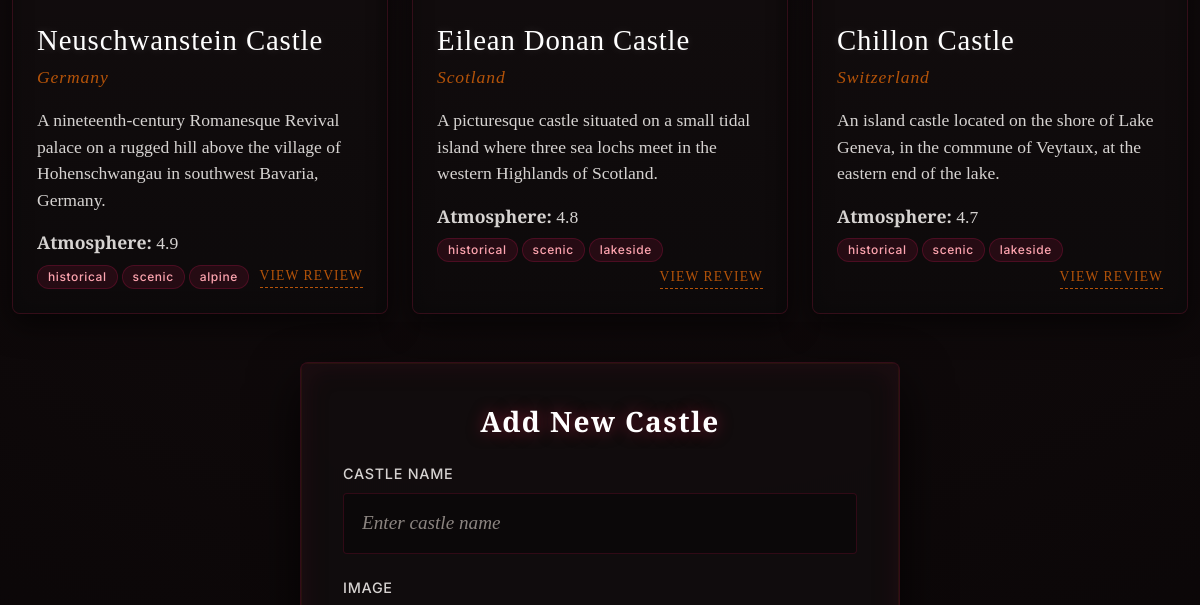
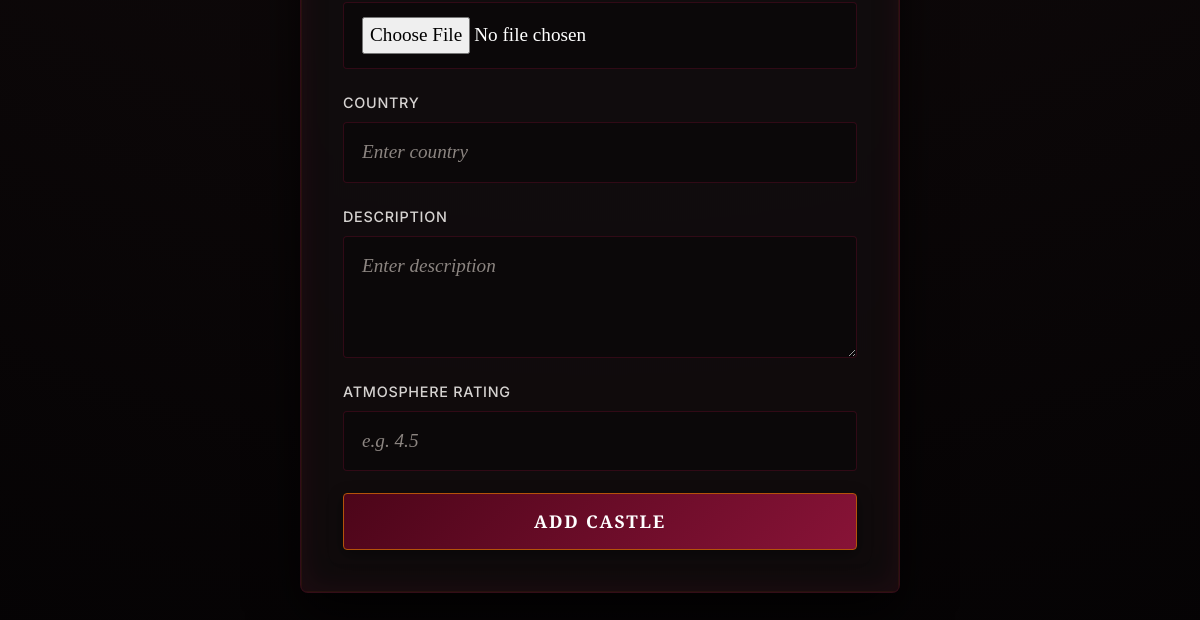
Before: /home/ (lower part) with the older database file (2 pictures, top to bottom).
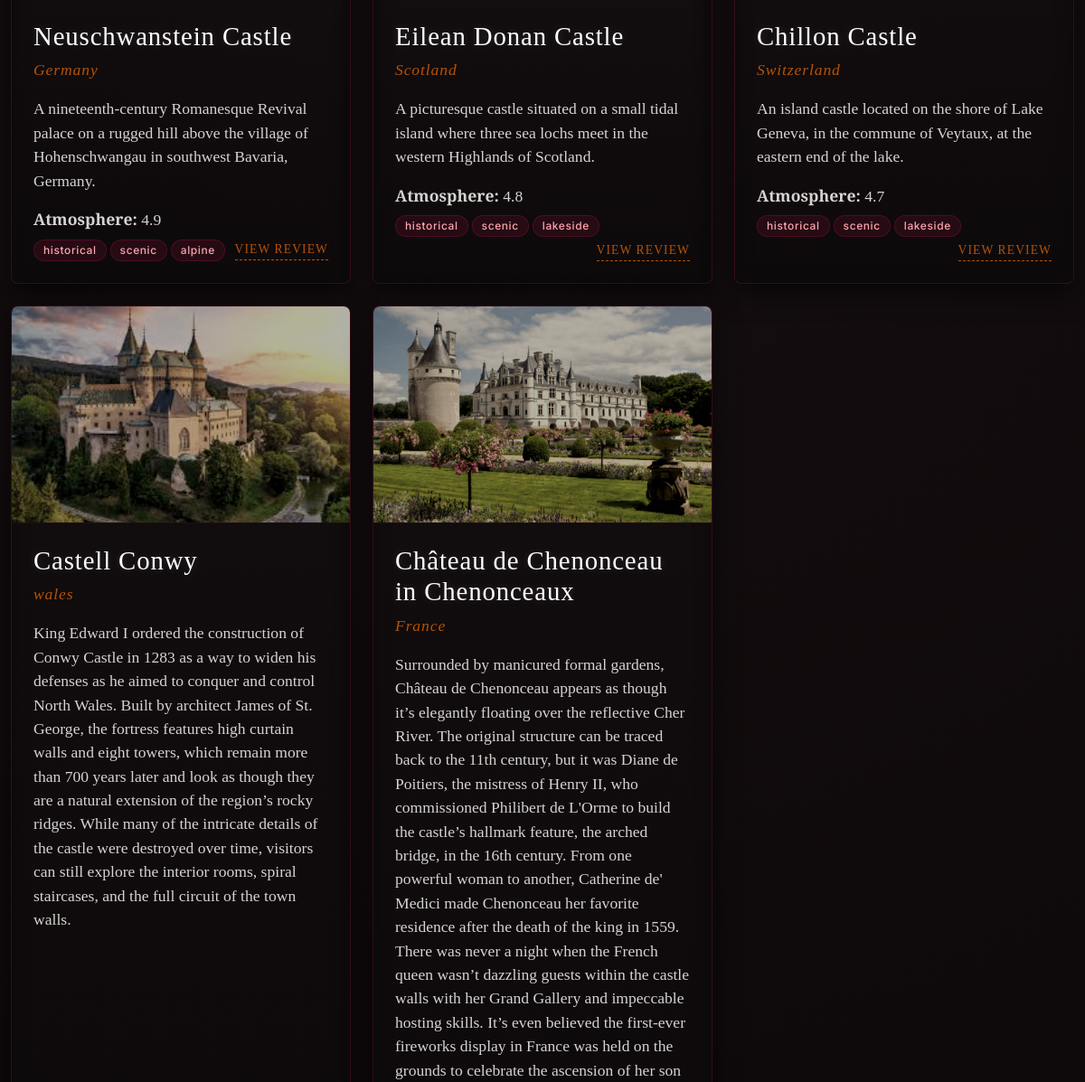
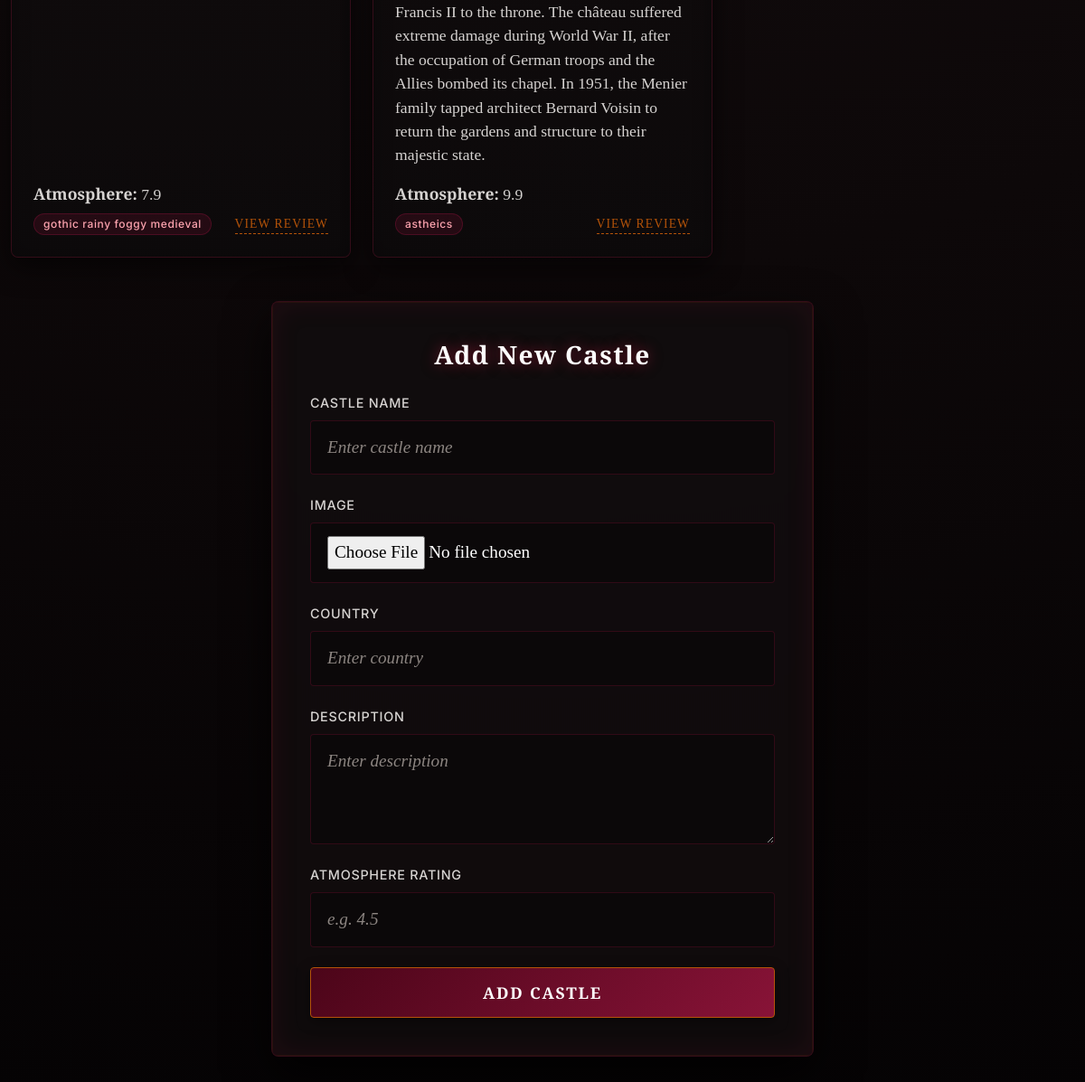
After: the same page with the newer database file (2 pictures, top to bottom).
### core/models.py (models this page shows, shortened)
class Destination(models.Model):
    castle = models.CharField(max_length=100, unique=True)
    country = models.CharField(max_length=100)
    description = models.TextField()
    image = models.ImageField(upload_to="images/")
    atmosphere = models.FloatField()
    tags = models.ManyToManyField('Tag',related_name="destinations", blank=True)

class Tag(models.Model):
    name = models.CharField(max_length=50)

### core/views.py (the view, shortened to what this page needs)
# urls.py: 2. Add a URL to urlpatterns:  path('', views.home, name='home')
def home(request):
    search = request.GET.get("castle")
    if search:
        dest = Destination.objects.filter(
            castle__icontains = search
        )
    else:
        dest = Destination.objects.all()
    return render(request, "core/home.html", {"dest": dest})

### templates/core/home.html (shortened to what this page needs)
<!DOCTYPE html>
<html lang="en">
<head>
    {% load static %}
    <link rel="stylesheet" href="https://cdn.jsdelivr.net/npm/bootstrap@5.3.8/dist/css/bootstrap.min.css">
    <link rel="stylesheet" href="{% static 'core/styles.css' %}">
</head>
<body>
    <div class="container py-5">
        <div class="row row-cols-1 row-cols-md-2 row-cols-lg-3 g-4 destination-list">
            {% for d in dest %}
            <div class="col">
                <article class="destination-card card h-100">
                    {% if d.image %}
                    <img src="{{ d.image.url }}" alt="{{ d.castle }}" class="card-img-top">
                    {% endif %}
                    <div class="card-body destination-card-body d-flex flex-column">
                        <div>
                            <h2 class="destination-card-title h4">{{ d.castle }}</h2>
                            <p class="destination-card-subtitle mb-3">{{ d.country }}</p>
                            <p class="destination-card-text mb-3">{{ d.description }}</p>
                        </div>
                        <div class="mt-auto">
                            <p class="destination-card-text mb-2"><strong>Atmosphere:</strong> {{ d.atmosphere }}</p>
                            <div class="destination-card-meta d-flex flex-wrap align-items-center gap-1">
                                {% for tag in d.tags.all %}
                                    <span class="badge rounded-pill bg-secondary">{{ tag.name }}</span>
                                {% endfor %}
                                <a href="{% url 'review_view' d.id %}" class="view-review-link">View Review</a>
                            </div>
                        </div>
                    </div>
                </article>
            </div>
            {% endfor %}
        </div>
        <div class="auth-card mt-5" style="max-width: 600px; margin: 0 auto;">
            <h3 class="mb-4">Add New Castle</h3>
            <form method="POST" enctype="multipart/form-data" class="auth-form">
                <label>
                    Castle Name
                    <input type="text" name="castle" placeholder="Enter castle name" required>
                </label>
                <label>
                    Image
                    <input type="file" name="image">
                </label>
                <label>
                    Country
                    <input type="text" name="country" placeholder="Enter country" required>
                </label>
                <label>
                    Description
                    <textarea name="description" placeholder="Enter description" rows="3" required></textarea>
                </label>
                <label>
                    Atmosphere Rating
                    <input type="number" step="0.1" name="atmosphere" placeholder="e.g. 4.5" required>
                </label>
                <button type="submit" class="btn">Add Castle</button>
            </form>
        </div>
    </div>
</body>
</html>

Changed rows visible on the page:
added Destination: image (picture), castle "Castell Conwy", country "wales", description "King Edward I ordered the construction of Conwy Castle in 1283 as a way to widen his defenses as he aimed to conquer and control North Wales. Built by architect James of St. George, the fortress features high curtain walls and eight towers, which remain more than 700 years later and look as though they are a natural extension of the region’s rocky ridges. While many of the intricate details of the castle were destroyed over time, visitors can still explore the interior rooms, spiral staircases, and the full circuit of the town walls.", atmosphere "7.9"
now on this page (row unchanged): Tag: name "gothic rainy foggy medieval", shown under "Castell Conwy"
added Destination: image (picture), castle "Château de Chenonceau in Chenonceaux", country "France", description "Surrounded by manicured formal gardens, Château de Chenonceau appears as though it’s elegantly floating over the reflective Cher River. The original structure can be traced back to the 11th century, but it was Diane de Poitiers, the mistress of Henry II, who commissioned Philibert de L'Orme to build the castle’s hallmark feature, the arched bridge, in the 16th century. From one powerful woman to another, Catherine de' Medici made Chenonceau her favorite residence after the death of the king in 1559. There was never a night when the French queen wasn’t dazzling guests within the castle walls with her Grand Gallery and impeccable hosting skills. It’s even believed the first-ever fireworks…", atmosphere "9.9"
now on this page (row unchanged): Tag: name "astheics", shown under "Château de Chenonceau in Chenonceaux"
